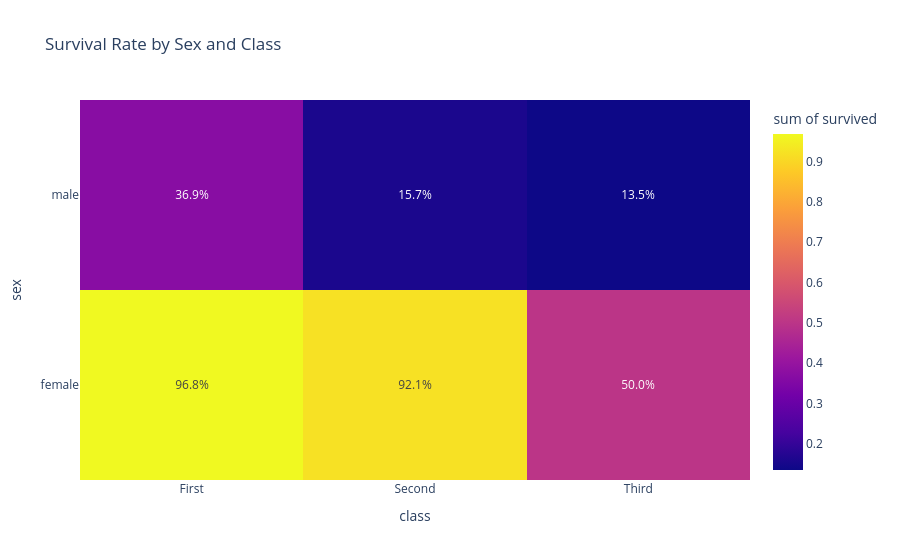

Here is the notebook cell this chart was saved with:
### Markdown cell above
### 8. Survival rate heatmap
`rate`: a table of the survival rate, `sex` as rows and `class` as columns. Show it as a heatmap with the rates written in the cells as percentages, and the colour scale from 0 to 1.

### Code cell
rate = (df.groupby(['sex', 'class'])['survived'].mean() ).reset_index()
print(rate)
# ✏️ Your code here
px.density_heatmap(rate, x = 'class', y = 'sex', z = 'survived', text_auto='0.1%', title = 'Survival Rate by Sex and Class')

### Figure 1 — Plotly figure (JSON) as saved in the notebook; plotly's stock layout.template omitted (floating-point values rounded to 4 significant figures)
{"data": [{"coloraxis": "coloraxis", "histfunc": "sum", "hovertemplate": "class=%{x}<br>sex=%{y}<br>sum of survived=%{z}<extra></extra>", "name": "", "texttemplate": "%{z:0.1%}", "type": "histogram2d", "x": ["First", "Second", "Third", "First", "Second", "Third"], "xaxis": "x", "xbingroup": "x", "y": ["female", "female", "female", "male", "male", "male"], "yaxis": "y", "ybingroup": "y", "z": [0.9681, 0.9211, 0.5, 0.3689, 0.1574, 0.1354]}], "layout": {"coloraxis": {"colorbar": {"title": {"text": "sum of survived"}}, "colorscale": [[0, "#0d0887"], [0.1111, "#46039f"], [0.2222, "#7201a8"], [0.3333, "#9c179e"], [0.4444, "#bd3786"], [0.5556, "#d8576b"], [0.6667, "#ed7953"], [0.7778, "#fb9f3a"], [0.8889, "#fdca26"], [1, "#f0f921"]]}, "legend": {"tracegroupgap": 0}, "title": {"text": "Survival Rate by Sex and Class"}, "xaxis": {"anchor": "y", "domain": [0, 1], "title": {"text": "class"}}, "yaxis": {"anchor": "x", "domain": [0, 1], "title": {"text": "sex"}}}}
